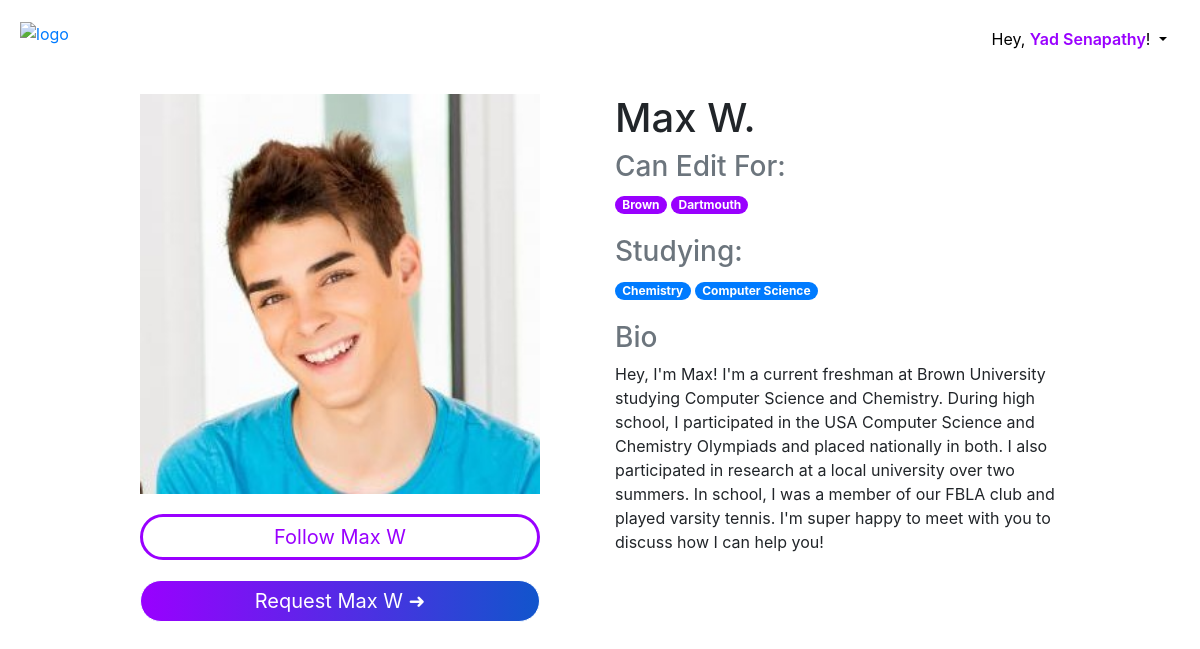
Screenshot of /editor?id=1 (signed in) with the database file from the repository.
### main/models.py (models this page shows, shortened)
class Editor(models.Model):
    editor_name = models.CharField(max_length=25)
    bio = models.TextField()
    college = models.ManyToManyField(School)
    major = models.ManyToManyField(Major)
    photo = models.ImageField(upload_to='images/')
    def __str__(self):
        return self.editor_name
    def colleges(self):
        return School.objects.filter(editor=Editor.objects.get(editor_name=self.editor_name))
    def majors(self):
        return Major.objects.filter(editor=Editor.objects.get(editor_name=self.editor_name))

class School(models.Model):
    lst = ['Harvard', 'Yale', 'Princeton', 'Stanford', 'MIT', 'Columbia', 'UPenn', 'Dartmouth',
           'Cornell', 'Brown', 'UC Berkeley', 'UT Austin', 'UMich', 'UChicago', 'Duke',
           'Northwestern', 'John\'s Hopkins', 'New York University', 'Caltech', 'Carnegie Mellon',
           'Georgia Tech', 'University of Southern California', 'UCLA', 'UIUC', 'UC San Diego',
           'University of Washington', 'Washington University (St. Louis)']
    colleges = sorted(lst)  # sort colleges alphabetically
    CHOICES = [(college, college) for college in colleges]
    name = models.CharField(choices=CHOICES, max_length=100)
    follower = models.ManyToManyField(User, blank=True)
    def __str__(self):
        return self.name

class Major(models.Model):
    lst = ['Computer Science', 'Business', 'Finance', 'Economics', 'Nursing', 'Communications', 'Philosophy',
           'Political Science', 'Psychology', 'Biology', 'Pre-Medicine', 'English', 'Electrical Engineering',
           'Physics', 'Chemistry', 'Mechanical Engineering', 'Biomedical Engineering', 'Math', 'History',
           'Environmental Studies', 'Education', 'Sociology', 'Journalism', 'Fine Arts']
    majors = sorted(lst)  # sort majors alphabetically
    CHOICES = [(major, major) for major in majors]
    name = models.CharField(choices=CHOICES, max_length=100)
    def __str__(self):
        return self.name

### main/views.py (the view)
# urls.py: path('editor', editor_view, name='editor_view'),
def editor_view(request):
    name = request.user.first_name + " " + request.user.last_name
    editor = Editor.objects.get(id=request.GET['id'])
    following_user = User.objects.get(username=request.user.username)
    requested = Request.objects.filter(editor=editor, following_user=following_user).exists()
    following = Follow.objects.filter(editor=editor, following_user=following_user).exists()
    return render(request, 'editor.html',
                  {'editor': editor, 'name': name, 'requested': requested, 'following': following})

### main/templates/editor.html (shortened to what this page needs)
<!doctype html>
<html lang="en">
  <head>
    <link rel="stylesheet" href="https://maxcdn.bootstrapcdn.com/bootstrap/4.0.0/css/bootstrap.min.css">
  </head>
  <body>
    <div id="navbar" style="margin-top: 20px">
        <a href="/platform"><img src="https://i.imgur.com/MRGuTdT.png" alt="logo" width="150" style="margin-left: 20px"/></a>
        <div class="dropdown float-right" style="margin-right: 20px">
                  <button class="btn dropdown-toggle"
                          type="button"
                          id="dropdownMenuButton"
                          data-toggle="dropdown"
                          aria-haspopup="true"
                          aria-expanded="false"
                          style="background-color:transparent"
                  >
                    Hey, <span style="color: #9900ff; font-weight: 600">{{ name }}</span>!
                  </button>
                </div>
    </div>
    <br />
    <br />
    <div class="container">
        <div class="row">
            <div class="col-md-1"></div>
            <div class="col-md-5">
                <img src="{{ editor.photo.url }}" width="400">
                {% if not following %}
                    <a href="/follow?id={{ editor.id }}" class="btn btn-primary" role="button"
                    style=" margin-top: 20px;
                       background-color: white;
                       color: #9900ff;
                       border-width: 3px;
                       border-radius: 40px; padding: 5px; width: 400px;
                       font-size:20px;
                       border-color:#9900ff;"
                    >
                        Follow {{ editor }}
                    </a>
                {% endif %}
                <br />
                {% if not requested %}
                    <a href="/request?id={{ editor.id }}" class="btn btn-primary" role="button"
                   style=" margin-top: 20px;
                           background-image: linear-gradient(to right, #9900ff, #1155cc);
                           border-radius: 40px; padding: 5px; width: 400px;
                           font-size:20px;
                           border-color:#fff;"
                    >
                        Request {{ editor }}   ➜
                    </a>
                {% endif %}
            </div>
            <div class="col-md-5">
                <h1>{{ editor }}.</h1>
                <h3 class="text-muted">Can Edit For:</h3>
                <div style="margin-bottom: 20px">
                    {% for college in editor.colleges %}
                    <span class="badge badge-pill badge-primary" style="background-color: #9900ff">{{ college }}</span>
                {% endfor %}
                </div>
                <h3 class="text-muted">Studying:</h3>
                <div style="margin-bottom: 20px">
                {% for major in editor.majors %}
                    <span class="badge badge-pill badge-primary">{{ major }}</span>
                {% endfor %}
                </div>
                <h3 class="text-muted">Bio</h3>
                <p>{{ editor.bio }}</p>
            </div>
        </div>
  </body>
</html>

### rows the page displays
Editor: photo (picture), editor_name "Max W", bio "Hey, I'm Max! I'm a current freshman at Brown University studying Computer Science and Chemistry. During high school, I participated in the USA Computer Science and Chemistry Olympiads and placed nationally in both. I also participated in research at a local university over two summers. In school, I was a member of our FBLA club and played varsity tennis. I'm super happy to meet with you to discuss how I can help you!"
School: name "Brown"
School: name "Dartmouth"
Major: name "Chemistry"
Major: name "Computer Science"

### other values shown
{{ name }} "Yad Senapathy"
